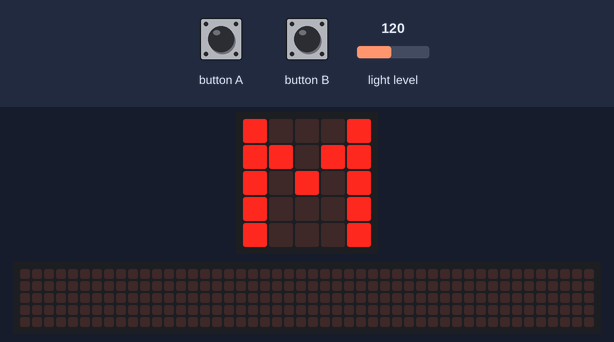
The program below on a simulated BBC micro:bit (MakeCode). Parts: the board's 5×5 LED display, a strip that is not on the board, showing the scrolling text unrolled. Inputs (shaded band) come from the test bench; at power-on: light level 120. The 48×5 strip is a reading aid, not a part: it shows the text the display is scrolling, unrolled, one strip-width of it at a time.

Above: at 2.0 s.
2.1 s: button B pressed for 0.15 s
At 2.4 s:
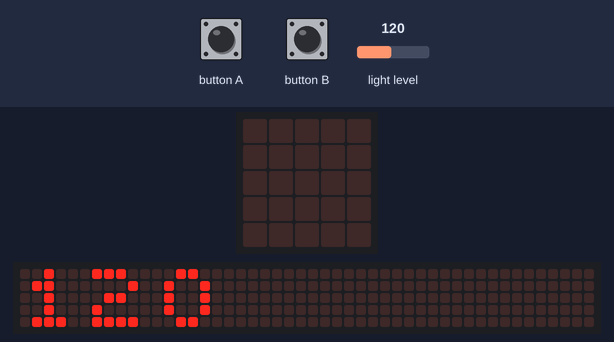
2.8 s: button A pressed for 0.15 s
At 6.3 s:
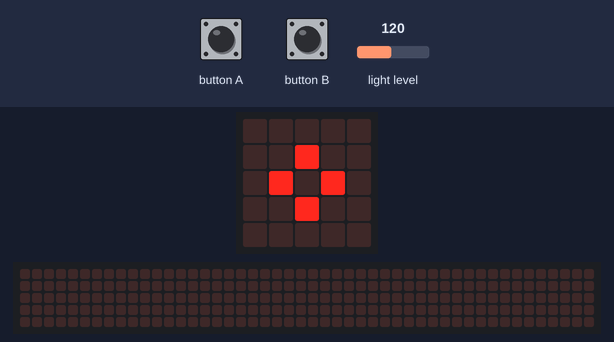
8.5 s: button B pressed for 0.15 s
At 12.6 s:
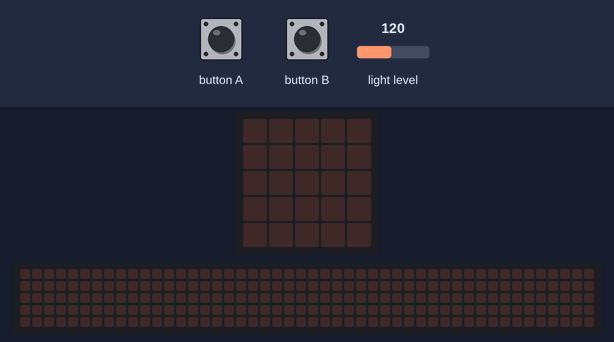
Timing chart, 0 to 14.1 s (numbered marks = the images above; inputs shaded):
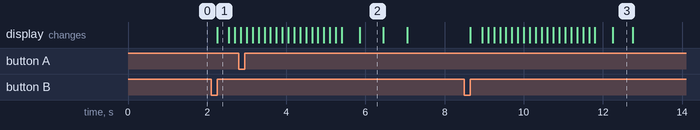

Measured:
- after the input at 2.1 s, the display: changes after 0.15 s (image 1)
- after the input at 2.8 s, the display: first differs from a run without the input after 3.1 s (image 2)
- after the input at 8.5 s, the display: first changes after 0.15 s (image 3 shows a later state)
- what the display in image 2 shows lasts 0.6 s, from 5.9 s to 6.5 s
- what the display in image 3 shows lasts 0.5 s, from 12.3 s to 12.8 s

The program:

main.ts
```typescript
input.onButtonPressed(Button.A, function () {
    reading = input.lightLevel()
    basic.showIcon(IconNames.SmallDiamond)
    basic.showIcon(IconNames.Diamond)
    basic.pause(500)
    basic.showString("M")
})
input.onButtonPressed(Button.B, function () {
    basic.clearScreen()
    basic.showNumber(reading)
    basic.pause(500)
    basic.showString("M")
})
let reading = 0
basic.showString("M")
reading = input.lightLevel()
basic.pause(100)
```

test.ts
```typescript
// aquí va el archivo "tests"; esto no se compilará cuando este paquete se utilice como una extensión.
```
